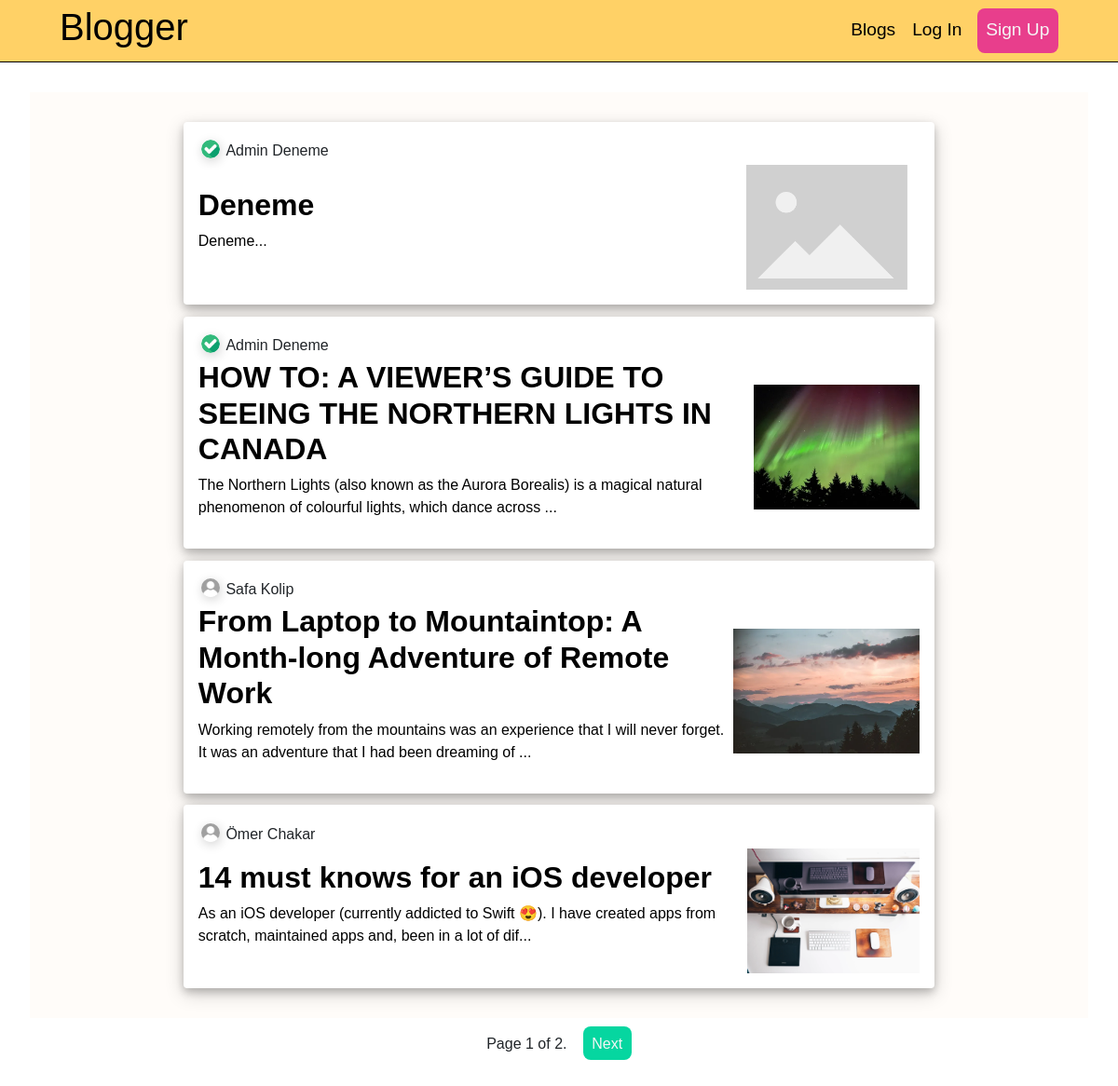
/blog/, run on an earlier commit of the app's database.
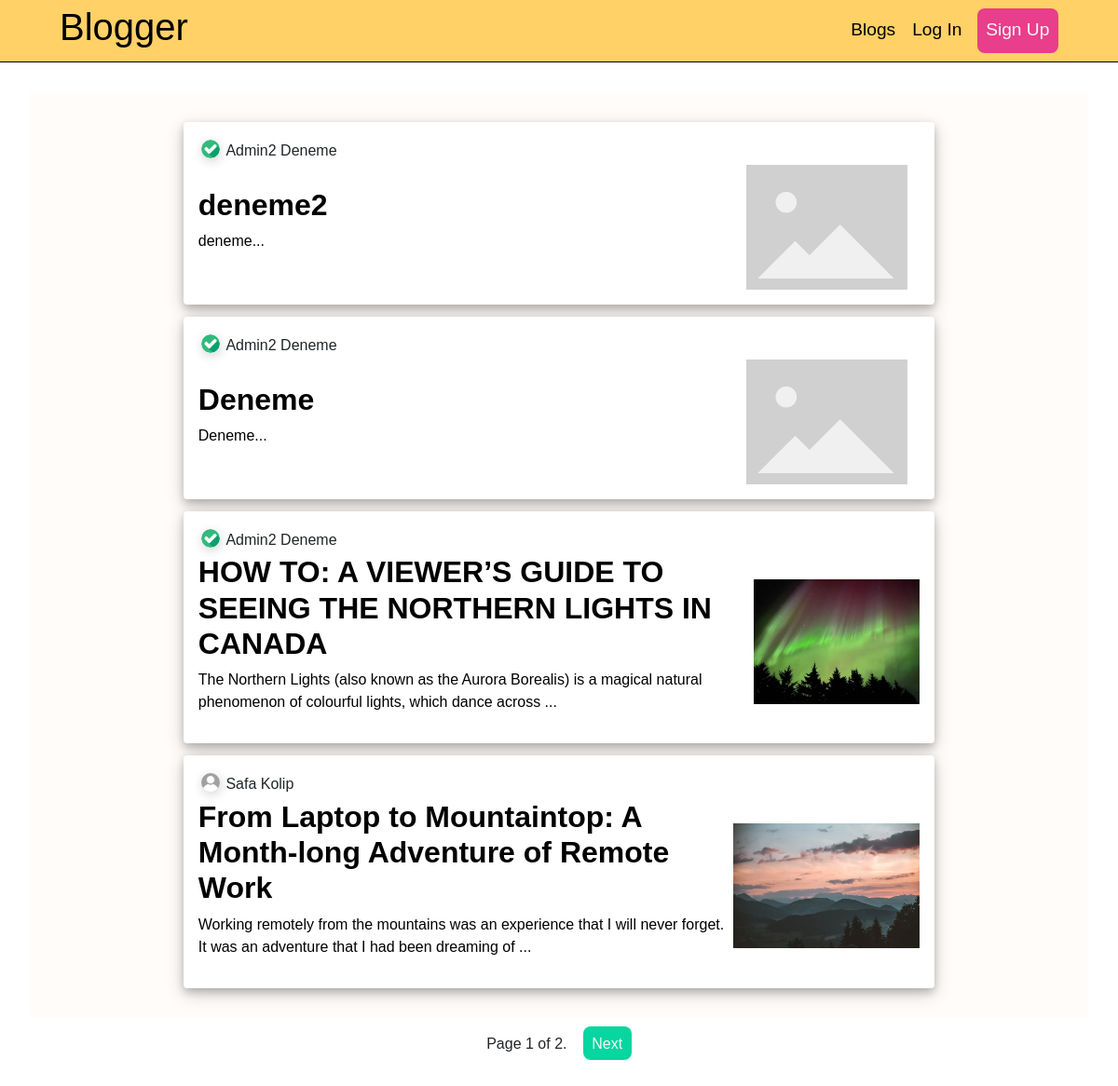
And on a later commit of the database.
### blog/models.py (models this page shows, shortened)
class Post(models.Model):
    class Status(models.TextChoices):
        DRAFT = 'DF', 'Draft'
        PUBLISHED = 'PB', 'Published'
    title = models.CharField(max_length=250)
    photo = models.ImageField(upload_to='blog_photos/%Y/%m/%d/',
                              blank=True)
    slug = models.SlugField(max_length=250,null=True,unique=True)
    author = models.ForeignKey(User,
                               on_delete=models.CASCADE,
                               blank=False
                               )
    body = models.TextField()
    publish = models.DateTimeField(default=timezone.now)
    created = models.DateTimeField(auto_now_add=True)
    updated = models.DateTimeField(auto_now=True)
    status = models.CharField(
        max_length=2, choices=Status.choices, default=Status.DRAFT)
    likes = models.ManyToManyField(User, blank=True, related_name="blog_posts")
    class Meta:
        ordering = ['-publish']
        indexes = [
            models.Index(fields=['-publish']),
        ]
    def get_absolute_url(self):
        return reverse("post_detail", kwargs={"slug": self.slug})

### user/models.py (models this page shows, shortened)
class Profile(models.Model):
    user = models.OneToOneField(settings.AUTH_USER_MODEL,
                                on_delete=models.CASCADE)
    about_me = models.CharField(max_length=256,default='Hi, I am using Blogger.')
    date_of_birth = models.DateField(blank=True, null=True)
    photo = models.ImageField(upload_to='users/%Y/%m/%d/',
                              blank=True)

### blog/views.py (the view)
# urls.py: path("blog/", views.blog_list, name="blog_list"),
def blog_list(request):
    posts = Post.objects.all()
    template = loader.get_template('blog_list.html')
    page_num = request.GET.get('page', 1)
    paginator = Paginator(posts , 4)
    try:
        page_obj = paginator.page(page_num)
    except PageNotAnInteger:
        page_obj = paginator.page(1)
    except EmptyPage:
        page_obj = paginator.page(paginator.num_pages)
    context = {
        'page_obj': page_obj,
    }
    return HttpResponse(template.render(context, request))

### blog/templates/blog_list.html (shortened to what this page needs)
{% extends 'master.html' %} {% load static %} {% block head %}
    <link rel="stylesheet" href="https://cdn.jsdelivr.net/npm/bootstrap@4.6.2/dist/css/bootstrap.min.css">
    <link rel="stylesheet" href="{% static 'blog_box.css' %}" />
    <link rel="stylesheet" href="{% static 'blog_page.css' %}" />
{% endblock %}
{% block content %}
    <div style="padding:2rem;">
        <div id="blog-list">
            {% for x in page_obj %}
                {% include 'blog_box.html' with post=x %}
            {% endfor %}
        </div>
        <center style="padding:1rem;">
            <span>
              <span>
                Page {{ page_obj.number }} of {{ page_obj.paginator.num_pages }}.
              </span>
              {% if page_obj.has_next %}
                <a class="paginate" href="?page={{ page_obj.next_page_number }}#last-posted">Next</a>
              {% endif %}
            </span>
        </center>
    </div>
    {% endblock %}

### blog/templates/blog_box.html
{% load static %}
<div class="blog-box">
  <div class="blog-box-h">
    <a href="{% url 'profile-username' username=post.author.username %}">
    {% if post.author.profile.photo %}
      <img src="{{post.author.profile.photo.url }}" alt="Blog Photo" />
    {% else %}
      <img src="{% static 'avatar.jpg' %}" alt="Blog Photo" />
    {% endif %}
    </a>
    <span>{{ post.author.first_name}} {{ post.author.last_name }}</span>
  </div>
  <a href="{{ post.get_absolute_url }}">
  <div class="blog-box-b">
    <div>
      <h2>{{ post.title }}</h2>
      <p>{{ post.body|slice:":128" }}...</p>
    </div>
    {% if post.photo %}
      <img src="{{post.photo.url}}" alt="Blog Photo" />
    {% else %}
      <img src="{% static 'placeholder.png' %}" alt="Blog Photo" />
    {% endif %}
  </div>
</a>
</div>

What changed in the data, as far as the page shows it:
no longer on this page (row unchanged): Post: author.first_name "Ömer", author.last_name "Chakar", title "14 must knows for an iOS developer", body "As an iOS developer (currently addicted to Swift 😍). I have created apps from scratch, maintained apps and, been in a lot of dif", photo (picture)
added Post: author.profile.photo (picture), author.first_name "Admin2", author.last_name "Deneme", title "deneme2", body "deneme"
changed through a linked row, Post (number 2 of 4 on the later page): author.first_name "Admin" → "Admin2"
changed through a linked row, Post "HOW TO: A VIEWER’S GUIDE TO SEEING THE NORTHERN LIGHTS IN CANADA": author.first_name "Admin" → "Admin2"
